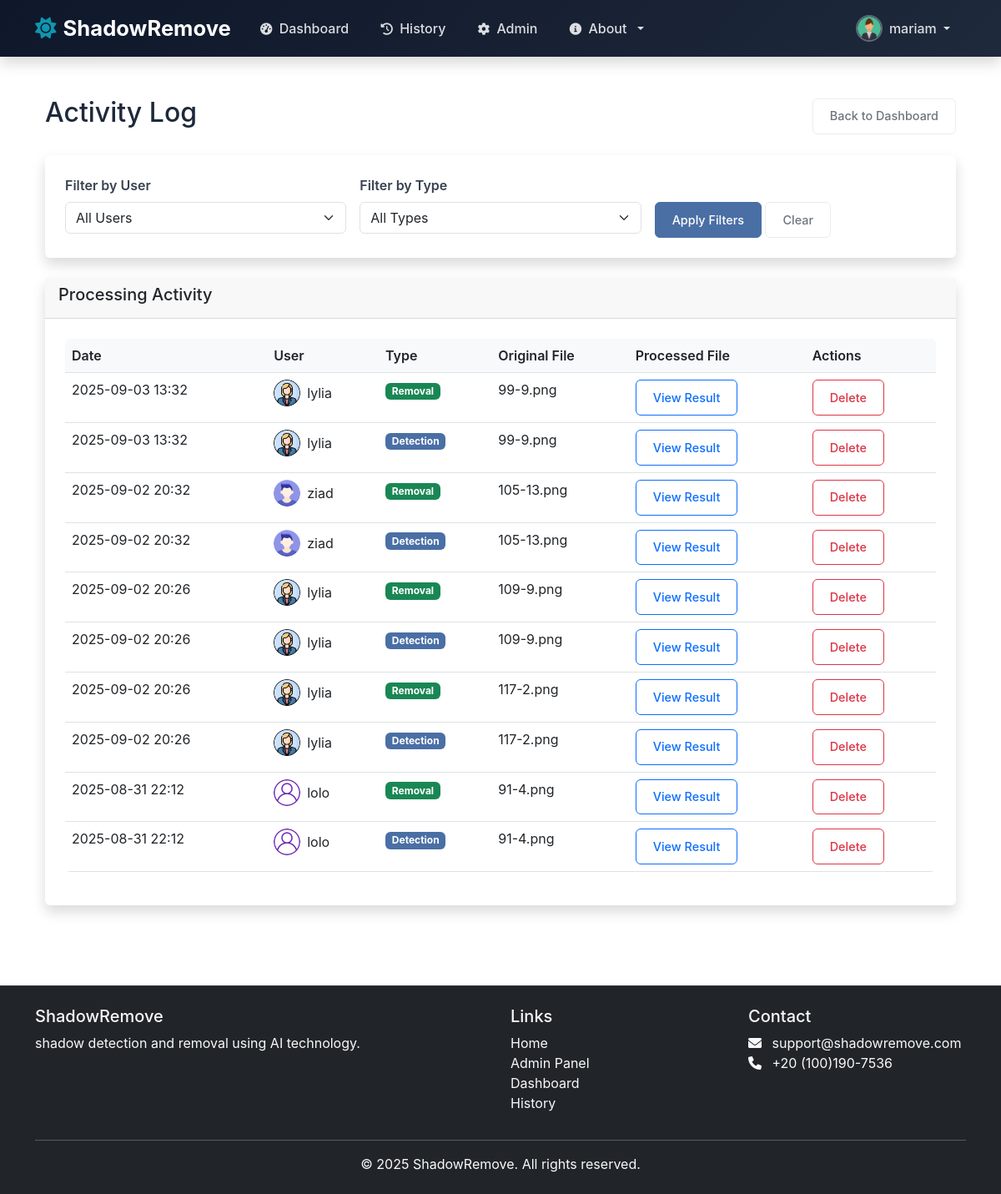
Screenshot of /admin/activity (signed in) with the database file from the repository.
### models.py (models this page shows, shortened)
class User(UserMixin, db.Model):
    id = db.Column(db.Integer, primary_key=True)
    username = db.Column(db.String(80), unique=True, nullable=False)
    email = db.Column(db.String(120), unique=True, nullable=False)
    password_hash = db.Column(db.String(128))
    first_name = db.Column(db.String(80), nullable=True)
    last_name = db.Column(db.String(80), nullable=True)
    bio = db.Column(db.Text, nullable=True)
    avatar = db.Column(db.String(120), default='default-avatar.png')
    created_at = db.Column(db.DateTime, default=datetime.utcnow)
    updated_at = db.Column(db.DateTime, default=datetime.utcnow, onupdate=datetime.utcnow)
    is_admin = db.Column(db.Boolean, default=False)
    is_active = db.Column(db.Boolean, default=True)

class ProcessedImage(db.Model):
    id = db.Column(db.Integer, primary_key=True)
    user_id = db.Column(db.Integer, db.ForeignKey('user.id'), nullable=False)
    original_filename = db.Column(db.String(255), nullable=False)
    processed_filename = db.Column(db.String(255), nullable=False)
    process_type = db.Column(db.String(50), nullable=False)  # 'detection' or 'removal'
    created_at = db.Column(db.DateTime, default=datetime.utcnow)
    user = db.relationship('User', backref=db.backref('processed_images', lazy=True))

### admin_route.py (the view, shortened to what this page needs)
@admin_required
def admin_activity():
    page = request.args.get('page', 1, type=int)
    per_page = 20
    user_id = request.args.get('user_id', type=int)
    process_type = request.args.get('process_type')
    date_filter = request.args.get('date_filter')
    query = ProcessedImage.query
    if user_id:
        query = query.filter_by(user_id=user_id)
    if process_type and process_type != 'all':
        query = query.filter_by(process_type=process_type)
    processed_images = query.order_by(ProcessedImage.created_at.desc()).paginate(
        page=page, per_page=per_page, error_out=False
    )
    users = User.query.all()
    return render_template('admin/activity.html',
                         processed_images=processed_images,
                         users=users,
                         user_id=user_id,
                         process_type=process_type,
                         date_filter=date_filter)

### admin_route.py (called while the page is built)
def admin_required(f):
    @wraps(f)
    def decorated_function(*args, **kwargs):
        if not current_user.is_authenticated or not current_user.is_admin:
            abort(403)
        return f(*args, **kwargs)
    return decorated_function

### app.py (called while the page is built)
@login_manager.user_loader
def load_user(user_id):
    return User.query.get(int(user_id))

### templates/admin/activity.html (shortened to what this page needs)
{% extends "base.html" %}
{% block content %}
<div class="container-fluid py-4">
    <div class="d-flex justify-content-between align-items-center mb-4">
        <h1 class="h2">Activity Log</h1>
        <a href="{{ url_for('admin_dashboard') }}" class="btn btn-outline-secondary">Back to Dashboard</a>
    </div>
    <div class="card mb-4">
        <div class="card-body">
            <form method="GET" class="row g-3">
                <div class="col-md-4">
                    <label for="user_id" class="form-label">Filter by User</label>
                    <select class="form-select" id="user_id" name="user_id">
                        <option value="">All Users</option>
                    </select>
                </div>
                <div class="col-md-4">
                    <label for="process_type" class="form-label">Filter by Type</label>
                    <select class="form-select" id="process_type" name="process_type">
                        <option value="all">All Types</option>
                    </select>
                </div>
                <div class="col-md-4">
                    <label class="form-label">&nbsp;</label>
                    <div>
                        <button type="submit" class="btn btn-primary">Apply Filters</button>
                        <a href="{{ url_for('admin_activity') }}" class="btn btn-outline-secondary">Clear</a>
                    </div>
                </div>
            </form>
        </div>
    </div>
    <div class="card">
        <div class="card-header">
            <h5 class="card-title">Processing Activity</h5>
        </div>
        <div class="card-body">
            <div class="table-responsive">
                <table class="table table-hover">
                    <thead>
                        <tr>
                            <th>Date</th>
                            <th>User</th>
                            <th>Type</th>
                            <th>Original File</th>
                            <th>Processed File</th>
                            <th>Actions</th>
                        </tr>
                    </thead>
                    <tbody>
                        {% for image in processed_images.items %}
                        <tr>
                            <td>{{ image.created_at.strftime('%Y-%m-%d %H:%M') }}</td>
                            <td>
                                <div class="d-flex align-items-center">
                                    {% if image.user.avatar and image.user.avatar != 'default-avatar.png' %}
                                        <img src="{{ url_for('static', filename='uploads/avatars/' + image.user.avatar) }}"
                                             class="rounded-circle me-2" width="32" height="32" alt="{{ image.user.username }}">
                                    {% else %}
                                        <img src="{{ url_for('static', filename='images/default-avatar.png') }}"
                                             class="rounded-circle me-2" width="32" height="32" alt="Default Avatar">
                                    {% endif %}
                                    {{ image.user.username }}
                                </div>
                            </td>
                            <td>
                                <span class="badge bg-{{ 'primary' if image.process_type == 'detection' else 'success' }}">
                                    {{ image.process_type | title }}
                                </span>
                            </td>
                            <td>{{ image.original_filename }}</td>
                            <td>
                                <a href="{{ url_for('admin_view_image', image_id=image.id) }}" target="_blank" class="btn btn-sm btn-outline-primary">
                                    View Result
                                </a>
                            </td>
                            <td>
                                <form action="{{ url_for('admin_delete_image', image_id=image.id) }}" method="POST" class="d-inline">
                                    <button type="submit" class="btn btn-sm btn-outline-danger delete-btn">
                                        Delete
                                    </button>
                                </form>
                            </td>
                        </tr>
                        {% endfor %}
                    </tbody>
                </table>
            </div>
        </div>
    </div>
</div>
{% endblock %}

### templates/base.html (shortened to what this page needs)
<!DOCTYPE html>
<html lang="en">
<head>
    <link href="https://cdn.jsdelivr.net/npm/bootstrap@5.3.0/dist/css/bootstrap.min.css" rel="stylesheet">
    <link href="https://cdnjs.cloudflare.com/ajax/libs/font-awesome/6.0.0/css/all.min.css" rel="stylesheet">
    <link href="{{ url_for('static', filename='css/profile.css') }}" rel="stylesheet">
    <link rel="stylesheet" href="{{ url_for('static', filename='css/style.css') }}">
    <link rel="stylesheet" href="{{ url_for('static', filename='css/authentication.css') }}">
</head>
<body>
    <nav class="navbar navbar-expand-lg navbar-dark bg-dark fixed-top shadow">
        <div class="container">
            <a class="navbar-brand d-flex align-items-center" href="{{ url_for('index') }}">
                <i class="fas fa-sun me-2"></i>
                <span class="fw-bold">ShadowRemove</span>
            </a>
            <div class="collapse navbar-collapse" id="navbarNav">
                <ul class="navbar-nav me-auto">
                    <li class="nav-item">
                        <a class="nav-link" href="{{ url_for('dashboard') }}">
                            <i class="fas fa-tachometer-alt me-1"></i> Dashboard
                        </a>
                    </li>
                    <li class="nav-item">
                        <a class="nav-link" href="{{ url_for('history') }}">
                            <i class="fas fa-history me-1"></i> History
                        </a>
                    </li>
                    {% if current_user.is_authenticated and current_user.is_admin %}
                    <li class="nav-item">
                        <a class="nav-link" href="{{ url_for('admin_dashboard') }}">
                            <i class="fas fa-cog me-1"></i> Admin
                        </a>
                    </li>
                    {% endif %}
                    <li class="nav-item dropdown">
                        <a class="nav-link dropdown-toggle" href="#" id="navbarDropdown" role="button" data-bs-toggle="dropdown">
                            <i class="fas fa-info-circle me-1"></i> About
                        </a>
                    </li>
                </ul>
                <ul class="navbar-nav ms-auto">
                    {% if current_user.is_authenticated %}
                    <li class="nav-item dropdown">
                        <a class="nav-link dropdown-toggle d-flex align-items-center" href="#" id="userDropdown" role="button" data-bs-toggle="dropdown">
                            {% if current_user.avatar and current_user.avatar != 'default-avatar.png' %}
                                <img src="{{ url_for('static', filename='uploads/avatars/' + current_user.avatar) }}" class="profile-picture me-2" alt="Profile Picture">
                            {% else %}
                                <img src="{{ url_for('static', filename='images/default-avatar.png') }}" class="profile-picture me-2" alt="Default Profile">
                            {% endif %}
                            <span>{{ current_user.username }}</span>
                        </a>
                    </li>
                    {% endif %}
                </ul>
            </div>
        </div>
    </nav>
    <div class="container mt-5 pt-4">
        {% block content %}{% endblock %}
    </div>
    <footer class="bg-dark text-light py-4 mt-5">
        <div class="container">
            <div class="row">
                <div class="col-md-6">
                    <h5>ShadowRemove</h5>
                    <p>shadow detection and removal using AI technology.</p>
                </div>
                <div class="col-md-3">
                    <h5>Links</h5>
                    <ul class="list-unstyled">
                        <li><a href="{{ url_for('index') }}" class="text-light">Home</a></li>
                        {% if current_user.is_authenticated and current_user.is_admin %}
                            <li><a class="dropdown-item" href="{{ url_for('admin_dashboard') }}">Admin Panel</a></li>
                        {% endif %}
                        <li><a href="{{ url_for('dashboard') }}" class="text-light">Dashboard</a></li>
                        <li><a href="{{ url_for('history') }}" class="text-light">History</a></li>
                    </ul>
                </div>
                <div class="col-md-3">
                    <h5>Contact</h5>
                    <ul class="list-unstyled">
                        <li><i class="fas fa-envelope me-2"></i> support@shadowremove.com</li>
                        <li><i class="fas fa-phone me-2"></i> +20 (100)190-7536</li>
                    </ul>
                </div>
            </div>
            <hr class="bg-light">
            <div class="text-center">
                <p class="mb-0">&copy; 2025 ShadowRemove. All rights reserved.</p>
            </div>
        </div>
    </footer>
</body>
</html>

### static/css/profile.css (style rules this page uses)
:root { --primary-color: #2c3e50; --secondary-color: #34495e; --accent-color: #3498db; --light-color: #f8f9fa; --dark-color: #2c3e50; --success-color: #27ae60; --warning-color: #f39c12; --danger-color: #e74c3c; --border-color: #e9ecef; --text-muted: #6c757d; --border-radius: 6px; --box-shadow: 0 2px 10px rgba(0, 0, 0, 0.05); --transition: all 0.2s ease; }
.card { border: 1px solid var(--border-color); border-radius: var(--border-radius); box-shadow: var(--box-shadow); margin-bottom: 1.5rem; }
.card-body { padding: 1.5rem; }
.btn { border-radius: var(--border-radius); padding: 0.6rem 1.25rem; font-weight: 600; transition: var(--transition); font-size: 0.9rem; }
.btn-primary { background-color: var(--primary-color); border-color: var(--primary-color); }
.btn-outline-secondary { border: 1px solid var(--border-color); color: var(--text-muted); }

### static/css/style.css (style rules this page uses)
.navbar-brand { font-size: 1.5rem; }
.navbar-nav .nav-link { font-weight: 500; transition: color 0.3s ease; }
body { padding-top: 20px; min-height: 100vh; display: flex; flex-direction: column; }
.container.mt-5.pt-4 { flex: 1; }
footer { margin-top: auto; }
footer a { text-decoration: none; transition: color 0.3s ease; }
.card { border: none; box-shadow: 0 0.5rem 1rem rgba(0, 0, 0, 0.15); transition: transform 0.3s ease, box-shadow 0.3s ease; }
.card-header { border-bottom: 1px solid rgba(0, 0, 0, 0.125); }
.btn { border-radius: 0.375rem; font-weight: 500; transition: all 0.3s ease; }
.table { border-radius: 0.375rem; overflow: hidden; }
.table th { border-top: none; font-weight: 600; background-color: #f8f9fa; }
.badge { font-size: 0.75rem; padding: 0.35em 0.65em; }
:root { --primary-color: #4a6fa5; --secondary-color: #166088; --accent-color: #4cb1a7; --light-color: #f8f9fa; --dark-color: #343a40; --success-color: #28a745; --danger-color: #dc3545; }
.bg-primary { background-color: var(--primary-color) !important; }
.btn-primary { background-color: var(--primary-color); border-color: var(--primary-color); }
:root { --primary: #1a2d7a; --secondary: #1f113a; --dark: #1d2a3a; --light: #f8f9fa; --gray: #6c757d; }
body { font-family: 'Inter', sans-serif; color: var(--dark); overflow-x: hidden; }

### static/css/authentication.css (style rules this page uses)
.form-label { font-weight: 600; color: #374151; margin-bottom: 0.5rem; }

### templates/base.html (style rules this page uses)
:root { --primary: #0c255c; --primary-dark: #0c1f53; --secondary: #361969; --accent: #0e97af; --dark: #1e293b; --light: #f8fafc; --gray: #78889e; --gray-light: #dfe3e9; --white: #ffffff; --navbar-dark: #0f172a; }
body { font-family: 'Inter', sans-serif; color: var(--dark); background-color: var(--white); overflow-x: hidden; }
.navbar { background: linear-gradient(135deg, var(--navbar-dark) 0%, var(--dark) 100%) !important; box-shadow: 0 4px 18px rgba(0, 0, 0, 0.15); padding: 0.6rem 0; transition: all 0.3s ease; }
.navbar-brand { font-size: 1.6rem; font-weight: 700; color: var(--white) !important; }
.navbar-brand i { color: var(--accent); transition: all 0.3s ease; }
.navbar-nav .nav-link { font-weight: 500; transition: all 0.3s ease; color: rgba(255, 255, 255, 0.85) !important; padding: 0.5rem 1rem !important; margin: 0 0.2rem; border-radius: 6px; }
.navbar-nav .nav-link i { margin-right: 0.4rem; font-size: 0.9rem; }
.profile-picture { width: 32px; height: 32px; border-radius: 50%; object-fit: cover; border: 2px solid rgba(255, 255, 255, 0.3); transition: all 0.3s ease; }
.dropdown-toggle::after { margin-left: 0.5rem; }
footer { background: linear-gradient(135deg, var(--navbar-dark) 0%, var(--dark极) 100%) !important; border-top: 1px solid rgba(255, 255, 255, 0.1); }
footer a { text-decoration: none; transition: color 0.3s ease; }

### rows the page displays
User: avatar (picture), username "mariam"
ProcessedImage: created_at "2025-09-03 13:32", avatar (picture), user.username "lylia", process_type "Removal", original_filename "99-9.png"
ProcessedImage: created_at "2025-09-03 13:32", avatar (picture), user.username "lylia", process_type "Detection", original_filename "99-9.png"
ProcessedImage: created_at "2025-09-02 20:32", avatar (picture), user.username "ziad", process_type "Removal", original_filename "105-13.png"
ProcessedImage: created_at "2025-09-02 20:32", avatar (picture), user.username "ziad", process_type "Detection", original_filename "105-13.png"
ProcessedImage: created_at "2025-09-02 20:26", avatar (picture), user.username "lylia", process_type "Removal", original_filename "109-9.png"
ProcessedImage: created_at "2025-09-02 20:26", avatar (picture), user.username "lylia", process_type "Detection", original_filename "109-9.png"
ProcessedImage: created_at "2025-09-02 20:26", avatar (picture), user.username "lylia", process_type "Removal", original_filename "117-2.png"
ProcessedImage: created_at "2025-09-02 20:26", avatar (picture), user.username "lylia", process_type "Detection", original_filename "117-2.png"
ProcessedImage: created_at "2025-08-31 22:12", user.username "lolo", process_type "Removal", original_filename "91-4.png"
ProcessedImage: created_at "2025-08-31 22:12", user.username "lolo", process_type "Detection", original_filename "91-4.png"
